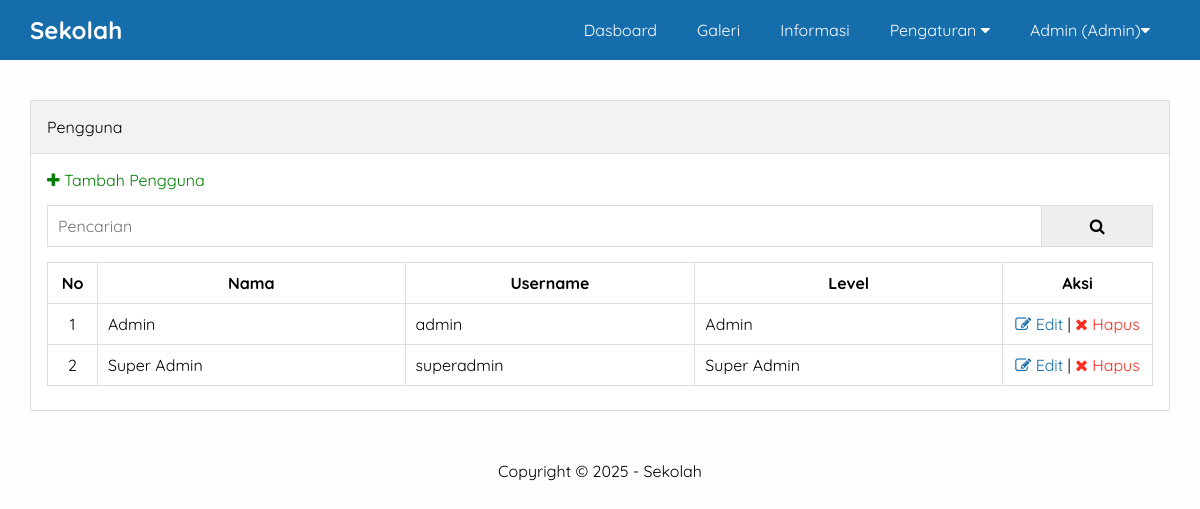
The app's page /admin/pengguna.php (signed in) with its own data.
### tables this page shows
CREATE TABLE `pengaturan` (
  `id` int(11) NOT NULL AUTO_INCREMENT,
  `nama` varchar(50) NOT NULL,
  `email` varchar(50) NOT NULL,
  `telepon` varchar(20) NOT NULL,
  `alamat` text NOT NULL,
  `logo` varchar(50) NOT NULL,
  `favicon` varchar(50) NOT NULL,
  `tentang` text NOT NULL,
  `foto_sekolah` varchar(50) NOT NULL,
  `google_maps` text NOT NULL,
  `nama_kepsek` varchar(50) NOT NULL,
  `foto_kepsek` varchar(50) NOT NULL,
  `sambutan_kepsek` text NOT NULL,
  `created_at` timestamp NOT NULL DEFAULT current_timestamp(),
  `updated_at` datetime DEFAULT NULL,
  PRIMARY KEY (`id`)
);

CREATE TABLE `pengguna` (
  `id` int(11) NOT NULL AUTO_INCREMENT,
  `nama` varchar(30) NOT NULL,
  `username` varchar(30) NOT NULL,
  `password` varchar(50) NOT NULL,
  `level` enum('Super Admin','Admin') NOT NULL,
  `created_at` timestamp NOT NULL DEFAULT current_timestamp(),
  `updated_at` datetime DEFAULT NULL,
  PRIMARY KEY (`id`)
);

### admin/pengguna.php (the view, shortened to what this page needs)
<?php include 'header.php' ?>
        <div class="content">
            <div class="container">
                <div class="box">
                    <div class="box-header">
                        Pengguna
                    </div>
                    <div class="box-body">
                        <a href="tambah-pengguna.php" class="text-green"><i class="fa fa-plus"></i> Tambah Pengguna</a>
                        <form action="">
                            <div class="input-group">
                                <input type="text" name="key" placeholder="Pencarian">
                                <button type="submit"><i class="fa fa-search"></i></button>
                            </div>
                        </form>
                        <table class="table">
                            <thead>
                                <tr>
                                    <th>No</th>
                                    <th>Nama</th>
                                    <th>Username</th>
                                    <th>Level</th>
                                    <th>Aksi</th>
                                </tr>
                            </thead>
                            <tbody>
                                <?php
                                    $no = 1;
                                    $where = " WHERE 1=1 ";
                                    $pengguna = mysqli_query($conn, "SELECT * FROM pengguna $where ORDER BY id DESC");
                                    if(mysqli_num_rows($pengguna) > 0){
                                        while($i = mysqli_fetch_array($pengguna)){
                                ?>
                                <tr>
                                    <td><?= $no++ ?></td>
                                    <td><?= $i['nama'] ?></td>
                                    <td><?= $i['username'] ?></td>
                                    <td><?= $i['level'] ?></td>
                                    <td>
                                        <a href="edit-pengguna.php?id=<?= $i['id'] ?>" title="Edit data" class="text-blue"><i class="fa fa-edit"></i> Edit</a> |
                                        <a href="hapus.php?idpengguna=<?= $i['id'] ?>" onclick="return confirm('Yakin ingin hapus?')" title="Hapus data" class="text-red"><i class="fa fa-times"></i> Hapus</a>
                                    </td>
                                </tr>
                                <?php }}else{ ?>
                                    <tr>
                                        <td colspan="5">Data tidak ada</td>
                                    </tr>
                                <?php } ?>
                            </tbody>
                        </table>
                    </div>
                </div>
            </div>
        </div>
<?php include 'footer.php' ?>

### admin/header.php (shortened to what this page needs)
<?php
    include '../koneksi.php';
    $identitas = mysqli_query($conn, "SELECT * FROM pengaturan ORDER BY id DESC LIMIT 1");
    $d = mysqli_fetch_object($identitas);
?>
<!DOCTYPE html>
<html>
    <head>
        <link rel="stylesheet" type="text/css" href="../assets/css/style.css">
        <link rel="stylesheet" href="https://cdnjs.cloudflare.com/ajax/libs/font-awesome/4.7.0/css/font-awesome.css" />
    </head>
    <body class="bg-light">
        <div class="navbar">
            <div class="container">
                <h2 class="nav-brand float-left"><a href="index.php"><?= $d->nama ?></a></h2>
                 <ul class="nav-menu">
                    <li><a href="index.php">Dasboard</a></li>
                    <?php if($_SESSION['ulevel'] == 'Super Admin'){ ?>
                        <li><a href="pengguna.php">Pengguna</a></li>
                    <?php } elseif($_SESSION['ulevel'] == 'Admin'){ ?>
                        <li><a href="galeri.php">Galeri</a></li>
                        <li><a href="informasi.php">Informasi</a></li>
                        <li>
                            <a href="#">Pengaturan <i class="fa fa-caret-down"></i></a>
                        </li>
                   <?php } ?>
                    <li>
                        <a href="#"><?= $_SESSION['uname'] ?> (<?= $_SESSION['ulevel'] ?>)<i class="fa fa-caret-down"></i></a>
                    </li>
                 </ul>
            </div>
        </div>

### admin/footer.php (shortened to what this page needs)
        <div class="footer">
            <div class="container text-center">
                Copyright &copy; 2025 - <?= $d->nama ?>
            </div>
        </div>
    </body>
</html>

### assets/css/style.css (style rules this page uses)
* { margin: 0; padding: 0; font-family: 'Quicksand', sans-serif; box-sizing: border-box; }
a { text-decoration: none; }
.float-left { float: left; }
.container { width: 1140px; margin: 0 auto; }
.container::after { content: ""; display: block; clear: both; }
.bg-light { background-color: #fefefe; }
.box { border: 1px solid #dddddd; background-color: white; }
.box-header { padding: 16px; border-bottom: 1px solid #dddddd; background-color: #f2f2f2; }
.box-body { padding: 16px; }
form { margin: 15px 0px; }
.text-center { text-align: center !important; }
.navbar { height: 60px; width: 100%; background-color: #166dab; position: fixed; top: 0; z-index: 1000; }
.navbar a { color: white; }
.nav-brand { display: inline-block; padding: 15px 0px; margin-right: 16px; }
.nav-menu { display: flex; list-style: none; float: right; }
.nav-menu li a { padding: 20px; display: inline-block; }
.content { padding: 100px 0 30px 0; }
.footer { padding: 20px 0; }
.table { width: 100%; border-collapse: collapse; margin: 8px 0; }
.table th, .table td { border: 1px solid #dddddd; padding: 10px; }
.table td:first-child { width: 50px; text-align: center; }
.table td:last-child { width: 150px; text-align: center; }
.text-red { color: #FC2E20; }
.text-blue { color: #166dab; }
.text-green { color: green; }
.input-group:after { content: ""; clear: both; display: block; }
.input-group input[type="text"] { width: 90%; padding: 10px; font-size: 16px; float: left; border: 1px solid #dddddd; }
.input-group button { width: 10%; padding: 10px; font-size: 16px; float: left; border: 1px solid #dddddd; border-left: none; }

### records on screen
pengaturan: nama "Sekolah"
pengguna: nama "Admin", username "admin", level "Admin"
pengguna: nama "Super Admin", username "superadmin", level "Super Admin"

### other values on screen
$_SESSION['uname'] "Admin"
$_SESSION['ulevel'] "Admin"
